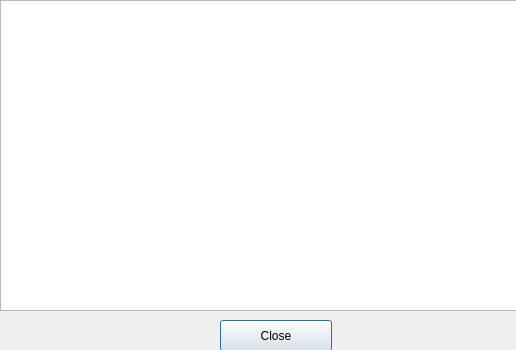
<?xml version="1.0" encoding="UTF-8"?>
<ui version="4.0">
 <class>About</class>
 <widget class="QDialog" name="About">
  <property name="geometry">
   <rect>
    <x>0</x>
    <y>0</y>
    <width>516</width>
    <height>350</height>
   </rect>
  </property>
  <property name="focusPolicy">
   <enum>Qt::TabFocus</enum>
  </property>
  <property name="windowTitle">
   <string>About Poledancer</string>
  </property>
  <widget class="QPushButton" name="CloseAboutBtn">
   <property name="geometry">
    <rect>
     <x>220</x>
     <y>320</y>
     <width>112</width>
     <height>31</height>
    </rect>
   </property>
   <property name="text">
    <string>Close</string>
   </property>
  </widget>
  <widget class="QTextBrowser" name="AboutText">
   <property name="geometry">
    <rect>
     <x>0</x>
     <y>0</y>
     <width>521</width>
     <height>311</height>
    </rect>
   </property>
   <property name="verticalScrollBarPolicy">
    <enum>Qt::ScrollBarAlwaysOff</enum>
   </property>
   <property name="sizeAdjustPolicy">
    <enum>QAbstractScrollArea::AdjustToContentsOnFirstShow</enum>
   </property>
   <property name="source">
    <url>
     <string>file:///home/metalpoetza/Source/poledancer/Docs/ABOUT.html</string>
    </url>
   </property>
  </widget>
 </widget>
 <resources/>
 <connections/>
</ui>
